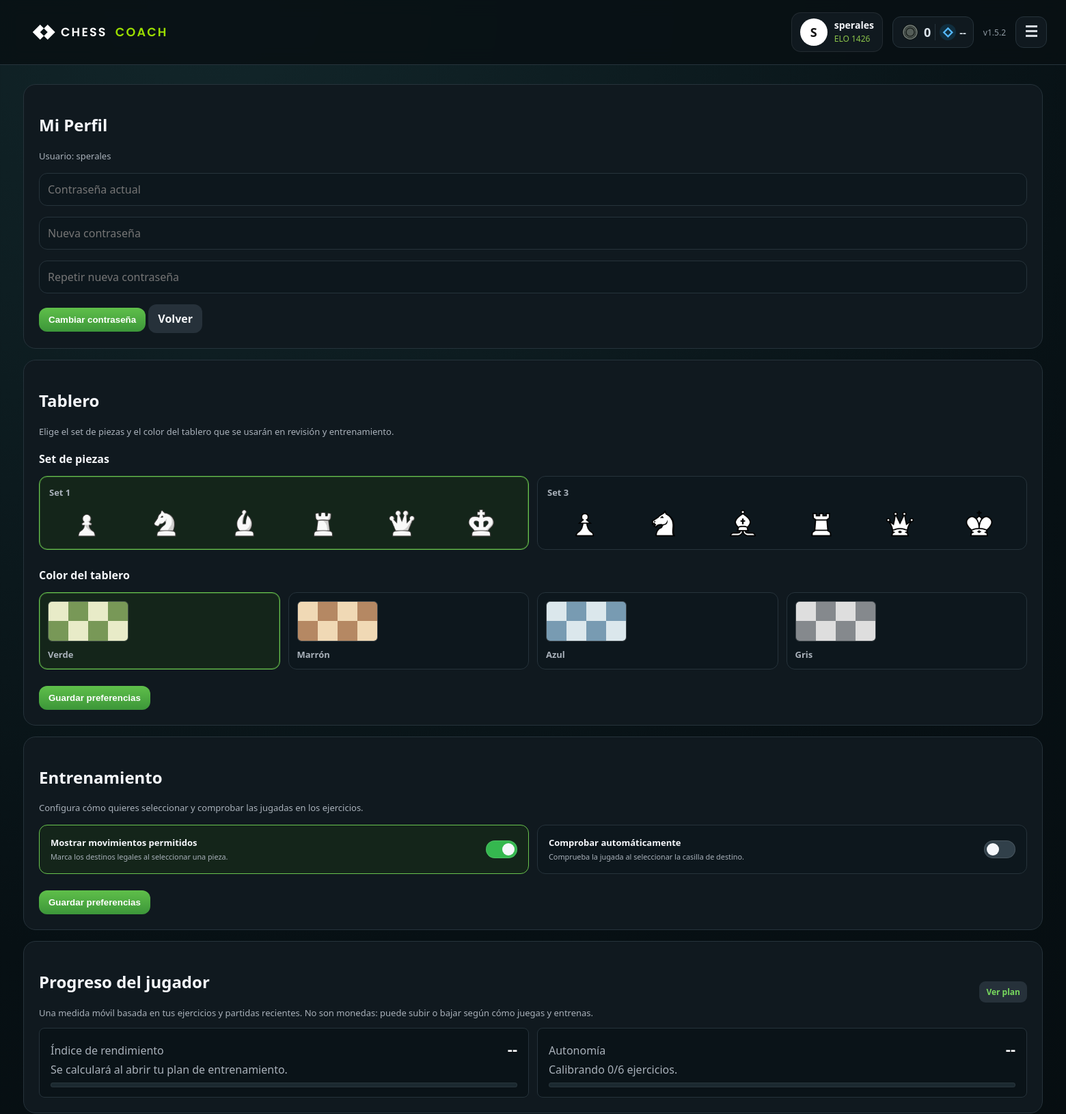
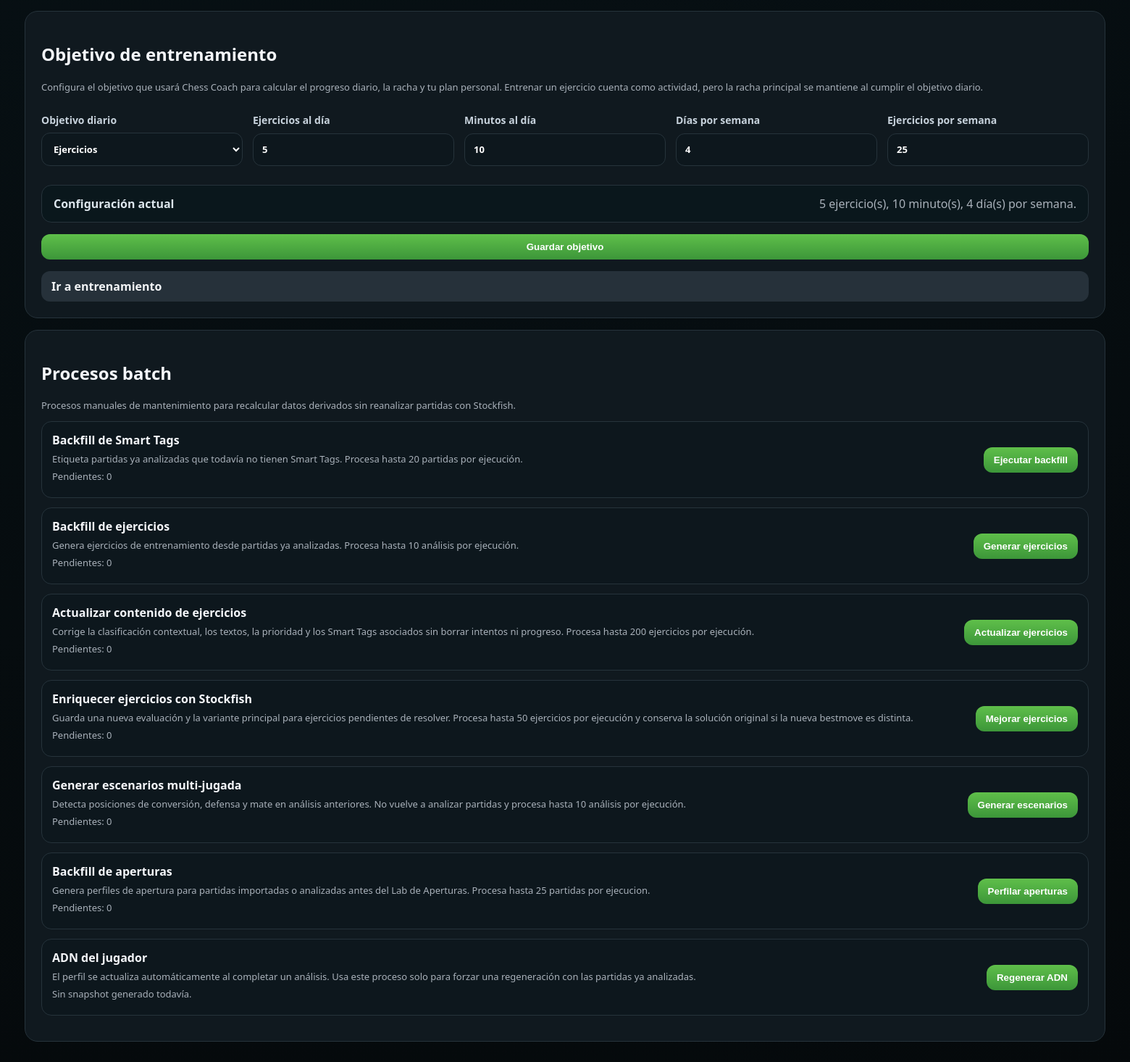
The app's page /profile.php (signed in) with its own data (2 pictures, top to bottom).
### tables this page shows
CREATE TABLE IF NOT EXISTS users (
  id INT UNSIGNED NOT NULL AUTO_INCREMENT,
  username VARCHAR(80) NOT NULL,
  password_hash VARCHAR(255) NOT NULL,
  piece_set VARCHAR(80) NOT NULL DEFAULT 'Set 1',
  board_theme VARCHAR(20) NOT NULL DEFAULT 'green',
  created_at TIMESTAMP NOT NULL DEFAULT CURRENT_TIMESTAMP,
  updated_at TIMESTAMP NULL DEFAULT NULL ON UPDATE CURRENT_TIMESTAMP,
  PRIMARY KEY (id),
  UNIQUE KEY uq_users_username (username)
);

### profile.php (the view, shortened to what the rows shown need)
<?php
require_once __DIR__.'/includes/auth.php';
require_once __DIR__.'/includes/helpers.php';
require_once __DIR__.'/includes/training.php';
require_once __DIR__.'/includes/pieces.php';
$u = require_login();
$assetVersion = (string)filemtime(__DIR__.'/assets/css/app.css');
$pieceSets = available_piece_sets();
$boardThemes = board_theme_options();
$currentBoardTheme = normalize_board_theme($u['board_theme'] ?? null);
?>
<!doctype html>
<html lang="es">
<head>
  <link rel="stylesheet" href="assets/css/app.css?v=<?=e($assetVersion)?>">
</head>
<body class="dark-shell profile-page <?=e(board_theme_class($currentBoardTheme))?>">
<?php header_bar('Chess Coach'); ?>
<div class="app-area">
  <main class="wrap">
    <section class="card">
      <h2>Mi Perfil</h2>
      <p class="muted">Usuario: <?=e($u['username'])?></p>
      <form method="post">
        <p><input type="password" name="current_password" placeholder="Contraseña actual" required></p>
        <p><input type="password" name="new_password" placeholder="Nueva contraseña" required></p>
        <p><input type="password" name="new_password2" placeholder="Repetir nueva contraseña" required></p>
        <button>Cambiar contraseña</button>
        <a class="btn secondary" href="app.php">Volver</a>
      </form>
    </section>
    <section class="card">
      <h2>Tablero</h2>
      <form method="post">
        <div class="piece-set-options">
          <?php foreach ($pieceSets as $set): ?>
            <label class="piece-set-option">
              <span>
                <strong><?=e($set)?></strong>
                <span class="piece-set-preview" aria-hidden="true">
                  <?php foreach (['wp','wn','wb','wr','wq','wk'] as $piece): ?>
                    <img src="<?=e(piece_set_asset_path($set))?><?=e($piece)?>.png" alt="" draggable="false">
                  <?php endforeach; ?>
                </span>
              </span>
            </label>
          <?php endforeach; ?>
        </div>
        <div class="board-theme-options">
          <?php foreach ($boardThemes as $theme => $label): ?>
            <label class="board-theme-option <?=e(board_theme_class($theme))?>">
              <span>
                <span class="board-theme-preview" aria-hidden="true">
                  <?php for ($square = 0; $square < 8; $square++): ?>
                    <i class="<?= (($square + intdiv($square, 4)) % 2) === 0 ? 'light' : 'dark' ?>"></i>
                  <?php endfor; ?>
                </span>
                <strong><?=e($label)?></strong>
              </span>
            </label>
          <?php endforeach; ?>
        </div>
      </form>
    </section>
    <section class="card training-preferences-card">
      <h2>Entrenamiento</h2>
    </section>
    <section class="card player-progress-card">
      <div class="panel-head">
        <div>
          <h2>Progreso del jugador</h2>
        </div>
      </div>
    </section>
    <section class="card training-goals-card">
      <h2>Objetivo de entrenamiento</h2>
    </section>
    <section class="card batch-card">
      <h2>Procesos batch</h2>
    </section>
  </main>
</div>
</body>
</html>

### includes/helpers.php (shortened to what the rows shown need)
<?php
require_once __DIR__ . '/config.php';
function e(?string $s): string { return htmlspecialchars($s ?? '', ENT_QUOTES, 'UTF-8'); }
function current_user_elo(): int {
  return (int)(app_config()['default_user_elo'] ?? 1426);
}
function header_bar(string $title='Chess Coach', string $brandHref='app.php'): void {
  $user = current_user();
  $displayName = e($user['username'] ?? 'Usuario');
  $initial = strtoupper(substr($user['username'] ?? 'U', 0, 1));
  $elo = current_user_elo();
  echo '<header class="topbar">';
  echo '<div class="user-pill"><div class="avatar">'.e($initial).'</div><div><strong>'.$displayName.'</strong><small>ELO '.$elo.'</small></div></div>';
  echo '<nav class="menu" id="userMenu">';
  echo '</nav></header>';
}

### records on screen
users: username "S", username "sperales", piece_set "Set 1", label "Verde"

### other values on screen
$elo "1426"
$days "0"
$v "1.5.2"
$set "Set 3"
$label "Marrón"
$label "Azul"
$label "Gris"
$autonomy['samples'] "0"
$autonomy['minimum_samples'] "6"
$trainingGoalSettings['daily_exercise_goal'] "5"
$trainingGoalSettings['daily_minutes_goal'] "10"
$trainingGoalSettings['weekly_training_days_goal'] "4"
$pendingSmartTags "0"
$pendingTrainingExercises "0"
$pendingTrainingContent "0"
